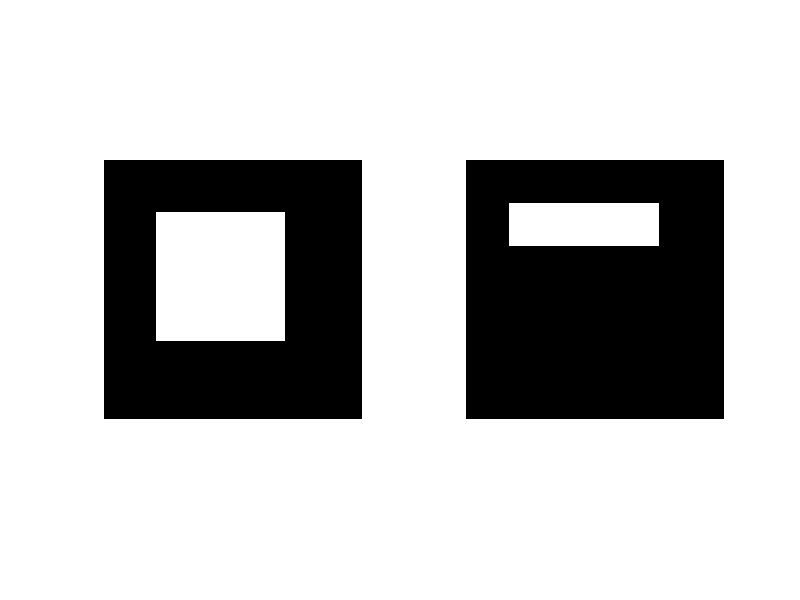

Write the MATLAB code that produced this figure.
pkg load image;
clc;

s = [1 2 1; 0 0 0; -1 -2 -1];
img = zeros(10,10);
img(3:7,3:7) =1;
b = conv2(s,img);

figure(1),subplot(1,2,1), imshow(img);
figure(1),subplot(1,2,2), imshow(b);
